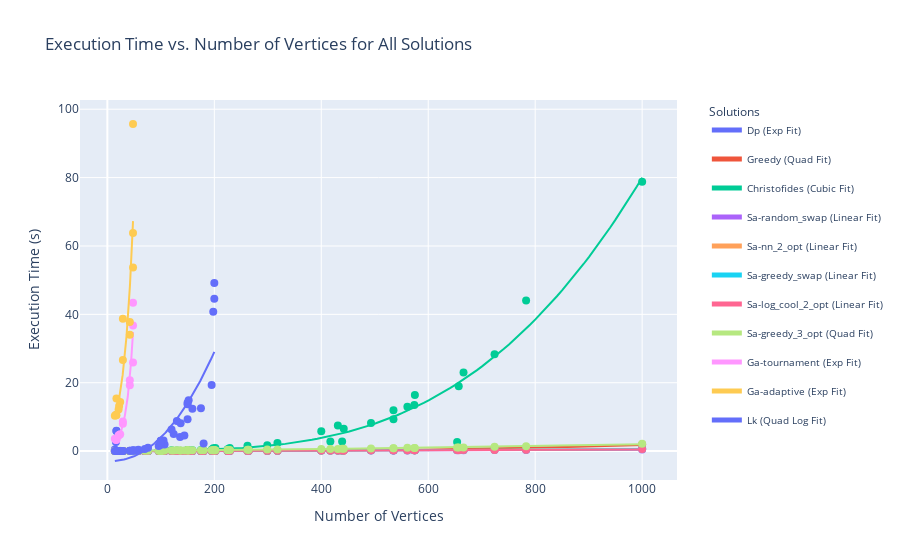

Notebook code for this chart:
### Code cell
plot_execution_times(df_loaded, ALL_SOLUTIONS)
